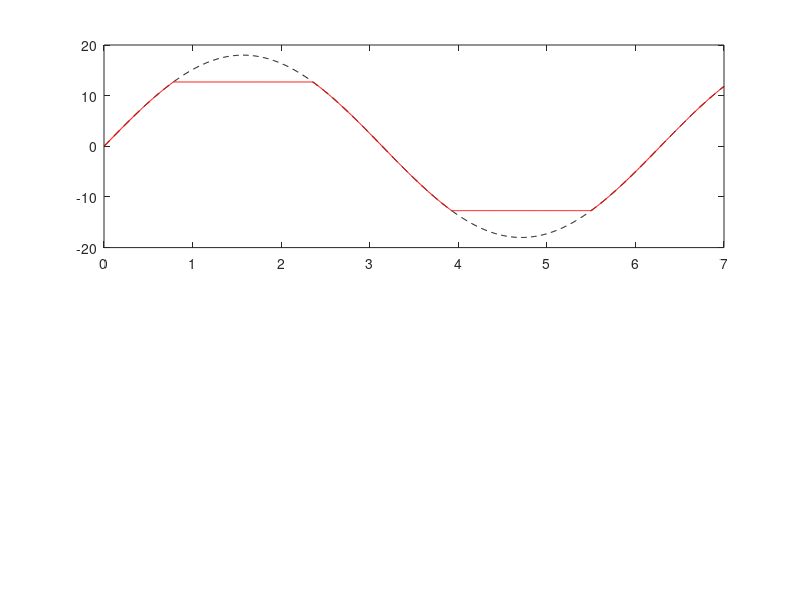

The MATLAB script that drew this image:
% script RR_Ex10_14_zener_clipper
%% Renaissance Repository, https://github.com/tbewley/RR/tree/main/RR_chap09
%% Copyright 2024 by Thomas Bewley, distributed under BSD 3-Clause License.

clear, close all, R=1000; Tmax=7; N=1000; omega=Tmax/N; A=18;
Vd=0.7; Vbr=12; Vmax=Vbr+Vd;
for i=1:N
  omega_t(i)=(i-1)/(N-1)*Tmax;
  Vi(i)=A*sin(omega_t(i));
  if     Vi(i)>Vmax,  Vo(i)=Vmax;
  elseif Vi(i)<-Vmax, Vo(i)=-Vmax;
  else   Vo(i)=Vi(i); end
end
figure(1), subplot(2,1,1); plot(omega_t,Vi,'k--'),  hold on
           plot(omega_t,Vo,'r-')
